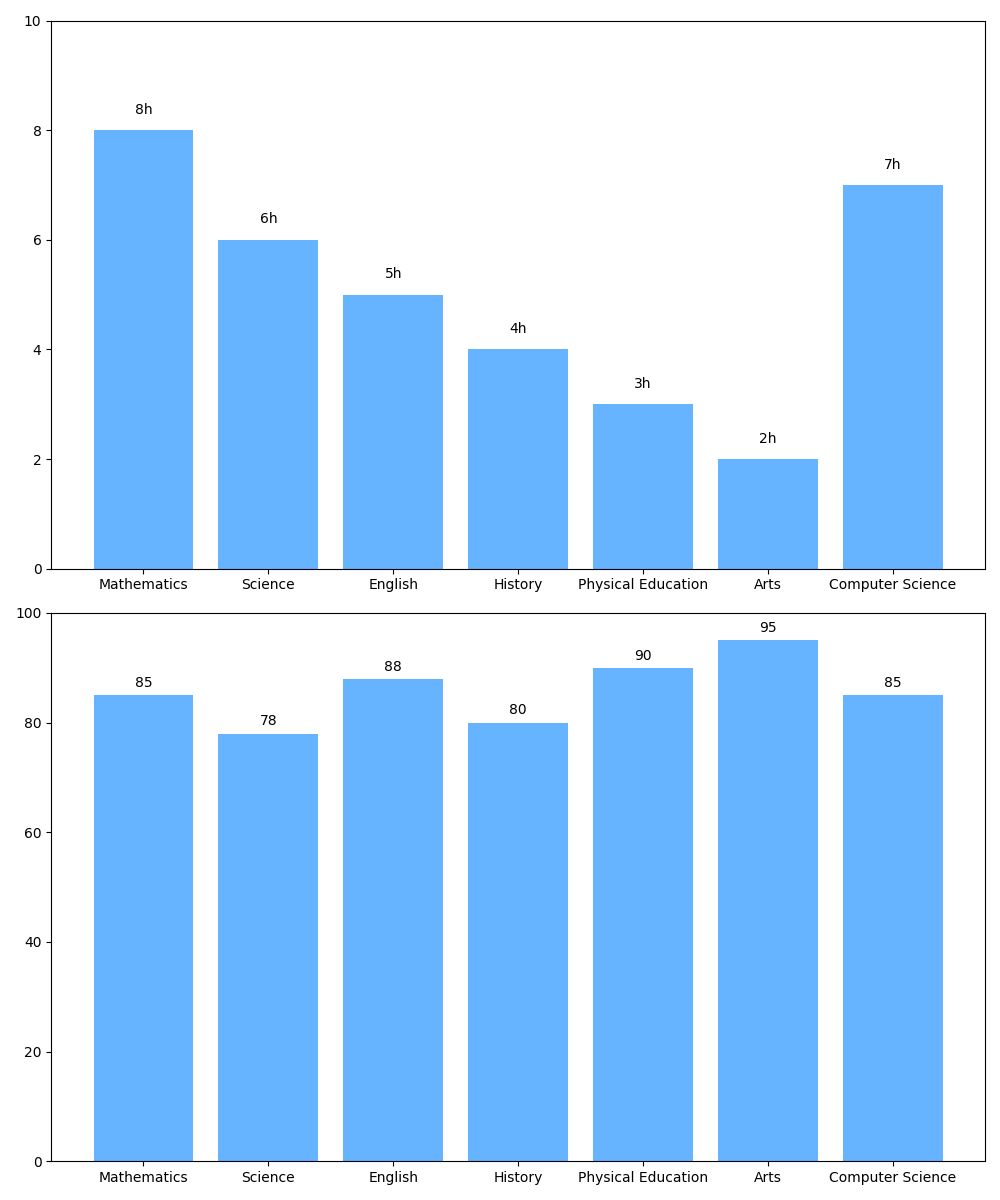

Recreate this plot in Python.
import matplotlib.pyplot as plt
import numpy as np

subjects = ['Mathematics', 'Science', 'English', 'History', 'Physical Education', 'Arts', 'Computer Science']
study_hours = [8, 6, 5, 4, 3, 2, 7]
average_grades = [85, 78, 88, 80, 90, 95, 85]

single_color = '#66B3FF'

fig, (ax1, ax2) = plt.subplots(2, 1, figsize=(10, 12))

ax1.bar(subjects, study_hours, color=single_color)
ax1.set_ylim(0, max(study_hours) + 2)

for idx, value in enumerate(study_hours):
    ax1.text(idx, value + 0.3, f'{value}h', ha='center', fontsize=10, color='black')

ax2.bar(subjects, average_grades, color=single_color)
ax2.set_ylim(0, 100)

for idx, value in enumerate(average_grades):
    ax2.text(idx, value + 1.5, f'{value}', ha='center', fontsize=10, color='black')

plt.tight_layout()
plt.show()
